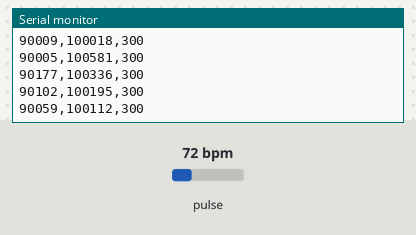
Simulated run of this sketch. Board: Arduino Leonardo, built with avr-gcc and run on an emulated ATmega32U4. On the bench: the last lines printed to the serial monitor. The inputs (shaded band) are chosen by the test bench; at power-on: pulse 72 bpm.

Above: at 1.2 s.
1.3 s: pulse set to 42 bpm
At 1.41 s:
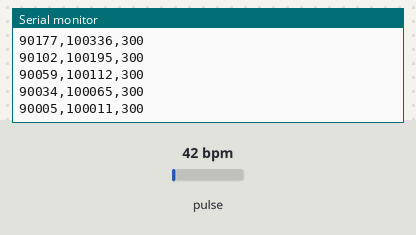
2.8 s: pulse set to 70 bpm
At 2.89 s:
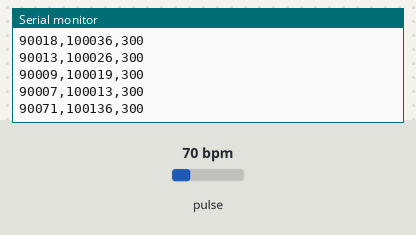
Timing chart, 0 to 5.8 s (numbered marks = the images above; inputs shaded):
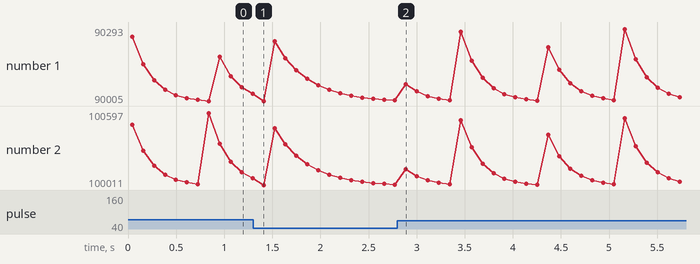

Measured:
- after the input at 1.3 s, the serial monitor: prints a new line after 0.11 s (image 1)
- plotted number 2: 100065 → 100013 after the input at 1.3 s

The sketch:

goodOne.ino
```cpp
#include <Wire.h>
#include "MAX30105.h"


MAX30105 particleSensor;


void setup() {
    Wire.begin();


    // Start the serial communication.
    Serial.begin(9600);
    while (!Serial); // Leonardo: wait for serial monitor
    Serial.println("\nI2C Scanner");


    // Scanning for I2C devices.
    byte error, address;
    int nDevices;


    Serial.println("Scanning...");


    nDevices = 0;
    for (address = 1; address < 127; address++) {
        Wire.beginTransmission(address);
        error = Wire.endTransmission();


        if (error == 0) {
            Serial.print("I2C device found at address 0x");
            if (address < 16)
                Serial.print("0");
            Serial.print(address, HEX);
            Serial.println("  !");


            nDevices++;
        } else if (error == 4) {
            Serial.print("Unknown error at address 0x");
            if (address < 16)
                Serial.print("0");
            Serial.println(address, HEX);
        }
    }
    if (nDevices == 0)
        Serial.println("No I2C devices found\n");
    else
        Serial.println("done\n");


    // MAX30105 initialization.
    Serial.println("MAX30105 Basic Readings Example");


    if (particleSensor.begin() == false) {
        Serial.println("MAX30105 was not found. Please check wiring/power.");
        while (1); // Halt execution if sensor not found
    }


    particleSensor.setup(); // Configure sensor. Use 6.4mA for LED drive
}


void loop() {
    // Read sensor values
    uint32_t redValue = particleSensor.getRed();
    uint32_t irValue = particleSensor.getIR();
    uint32_t greenValue = particleSensor.getGreen();
    //int oxygenLevel = -200 * (redValue - irValue) + 3;


    // Print values in comma-separated format for Serial Plotter
    Serial.print(redValue);
    Serial.print(",");
    Serial.print(irValue);
    Serial.print(",");
    Serial.println(greenValue);  // 'println' to end the line here
    //Serial.println(oxygenLevel);


    // Delay to make the data readable - adjust as needed
    delay(100);
}
```
